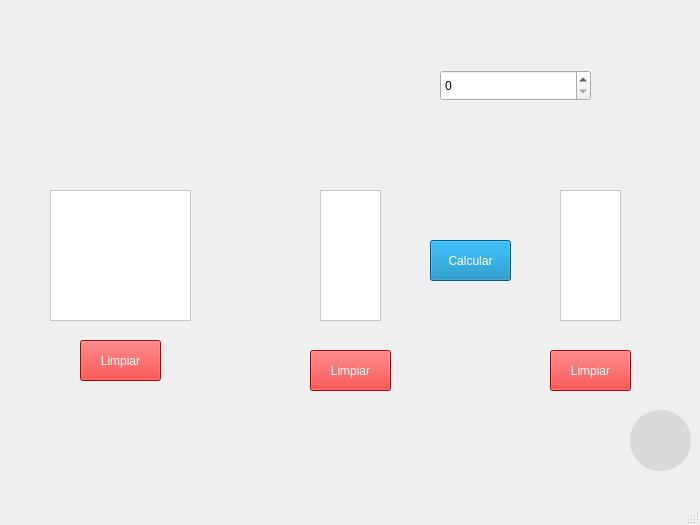
<?xml version="1.0" encoding="UTF-8"?>
<ui version="4.0">
 <class>Markov</class>
 <widget class="QMainWindow" name="Markov">
  <property name="geometry">
   <rect>
    <x>0</x>
    <y>0</y>
    <width>700</width>
    <height>525</height>
   </rect>
  </property>
  <property name="windowTitle">
   <string>Markov</string>
  </property>
  <widget class="QWidget" name="centralwidget">
   <widget class="QLabel" name="label">
    <property name="geometry">
     <rect>
      <x>0</x>
      <y>0</y>
      <width>701</width>
      <height>481</height>
     </rect>
    </property>
    <property name="text">
     <string/>
    </property>
    <property name="pixmap">
     <pixmap>Imagenes/fondo.jpg</pixmap>
    </property>
    <property name="scaledContents">
     <bool>true</bool>
    </property>
   </widget>
   <widget class="QLabel" name="label_14">
    <property name="geometry">
     <rect>
      <x>200</x>
      <y>70</y>
      <width>221</width>
      <height>41</height>
     </rect>
    </property>
    <property name="text">
     <string/>
    </property>
    <property name="pixmap">
     <pixmap>Imagenes/Captura_de_pantalla_2024-05-21_111348-removebg-preview.png</pixmap>
    </property>
    <property name="scaledContents">
     <bool>true</bool>
    </property>
   </widget>
   <widget class="QLabel" name="label_24">
    <property name="geometry">
     <rect>
      <x>-10</x>
      <y>150</y>
      <width>81</width>
      <height>221</height>
     </rect>
    </property>
    <property name="text">
     <string/>
    </property>
    <property name="pixmap">
     <pixmap>Imagenes/open-bracket.png</pixmap>
    </property>
    <property name="scaledContents">
     <bool>true</bool>
    </property>
   </widget>
   <widget class="QPushButton" name="pushButton_19">
    <property name="geometry">
     <rect>
      <x>80</x>
      <y>340</y>
      <width>81</width>
      <height>41</height>
     </rect>
    </property>
    <property name="cursor">
     <cursorShape>PointingHandCursor</cursorShape>
    </property>
    <property name="styleSheet">
     <string notr="true">background-color: rgb(0, 129, 185);
background-color: rgb(255, 0, 0);
color: rgb(255, 255, 255);</string>
    </property>
    <property name="text">
     <string>Limpiar</string>
    </property>
   </widget>
   <widget class="QLabel" name="label_11">
    <property name="geometry">
     <rect>
      <x>70</x>
      <y>130</y>
      <width>101</width>
      <height>61</height>
     </rect>
    </property>
    <property name="text">
     <string/>
    </property>
    <property name="pixmap">
     <pixmap>Imagenes/Captura_de_pantalla_2024-05-19_214409-removebg-preview.png</pixmap>
    </property>
    <property name="scaledContents">
     <bool>true</bool>
    </property>
   </widget>
   <widget class="QPushButton" name="pushButton_18">
    <property name="geometry">
     <rect>
      <x>430</x>
      <y>240</y>
      <width>81</width>
      <height>41</height>
     </rect>
    </property>
    <property name="cursor">
     <cursorShape>PointingHandCursor</cursorShape>
    </property>
    <property name="styleSheet">
     <string notr="true">background-color: rgb(0, 129, 185);
color: rgb(255, 255, 255);</string>
    </property>
    <property name="text">
     <string>Calcular</string>
    </property>
   </widget>
   <widget class="QLabel" name="label_13">
    <property name="geometry">
     <rect>
      <x>310</x>
      <y>-10</y>
      <width>181</width>
      <height>81</height>
     </rect>
    </property>
    <property name="text">
     <string/>
    </property>
    <property name="pixmap">
     <pixmap>Imagenes/Captura_de_pantalla_2024-05-21_110935-removebg-preview.png</pixmap>
    </property>
    <property name="scaledContents">
     <bool>true</bool>
    </property>
   </widget>
   <widget class="QSpinBox" name="spinBox_7">
    <property name="geometry">
     <rect>
      <x>440</x>
      <y>70</y>
      <width>151</width>
      <height>31</height>
     </rect>
    </property>
    <property name="cursor">
     <cursorShape>PointingHandCursor</cursorShape>
    </property>
    <property name="styleSheet">
     <string notr="true">font: 12pt &quot;MS Shell Dlg 2&quot;;
</string>
    </property>
   </widget>
   <widget class="QTableWidget" name="tableWidget_6">
    <property name="geometry">
     <rect>
      <x>50</x>
      <y>190</y>
      <width>141</width>
      <height>131</height>
     </rect>
    </property>
    <property name="styleSheet">
     <string notr="true">color: rgb(0, 0, 0);
background-color: rgb(255, 255, 255);</string>
    </property>
   </widget>
   <widget class="QLabel" name="label_25">
    <property name="geometry">
     <rect>
      <x>170</x>
      <y>150</y>
      <width>81</width>
      <height>221</height>
     </rect>
    </property>
    <property name="text">
     <string/>
    </property>
    <property name="pixmap">
     <pixmap>Imagenes/close-bracket.png</pixmap>
    </property>
    <property name="scaledContents">
     <bool>true</bool>
    </property>
   </widget>
   <widget class="QPushButton" name="pushButton_22">
    <property name="geometry">
     <rect>
      <x>630</x>
      <y>410</y>
      <width>61</width>
      <height>61</height>
     </rect>
    </property>
    <property name="cursor">
     <cursorShape>PointingHandCursor</cursorShape>
    </property>
    <property name="styleSheet">
     <string notr="true">color: rgb(255, 255, 255);
background-color: rgb(218, 218, 218);


border-radius: 30px;
</string>
    </property>
    <property name="text">
     <string/>
    </property>
    <property name="icon">
     <iconset>
      <normaloff>Imagenes/files.png</normaloff>Imagenes/files.png</iconset>
    </property>
   </widget>
   <widget class="QTableWidget" name="tableWidget_7">
    <property name="geometry">
     <rect>
      <x>320</x>
      <y>190</y>
      <width>61</width>
      <height>131</height>
     </rect>
    </property>
    <property name="styleSheet">
     <string notr="true">color: rgb(0, 0, 0);
background-color: rgb(255, 255, 255);</string>
    </property>
   </widget>
   <widget class="QLabel" name="label_12">
    <property name="geometry">
     <rect>
      <x>200</x>
      <y>210</y>
      <width>101</width>
      <height>101</height>
     </rect>
    </property>
    <property name="text">
     <string/>
    </property>
    <property name="pixmap">
     <pixmap>Imagenes/multiplication.png</pixmap>
    </property>
    <property name="scaledContents">
     <bool>true</bool>
    </property>
   </widget>
   <widget class="QTableWidget" name="tableWidget_8">
    <property name="geometry">
     <rect>
      <x>560</x>
      <y>190</y>
      <width>61</width>
      <height>131</height>
     </rect>
    </property>
    <property name="styleSheet">
     <string notr="true">color: rgb(0, 0, 0);
background-color: rgb(255, 255, 255);</string>
    </property>
   </widget>
   <widget class="QLabel" name="label_15">
    <property name="geometry">
     <rect>
      <x>300</x>
      <y>130</y>
      <width>101</width>
      <height>61</height>
     </rect>
    </property>
    <property name="text">
     <string/>
    </property>
    <property name="pixmap">
     <pixmap>Imagenes/Captura_de_pantalla_2024-05-21_111532-removebg-preview.png</pixmap>
    </property>
    <property name="scaledContents">
     <bool>true</bool>
    </property>
   </widget>
   <widget class="QLabel" name="label_16">
    <property name="geometry">
     <rect>
      <x>500</x>
      <y>130</y>
      <width>171</width>
      <height>61</height>
     </rect>
    </property>
    <property name="text">
     <string/>
    </property>
    <property name="pixmap">
     <pixmap>Imagenes/Captura_de_pantalla_2024-05-21_111911-removebg-preview.png</pixmap>
    </property>
    <property name="scaledContents">
     <bool>true</bool>
    </property>
   </widget>
   <widget class="QLabel" name="label_26">
    <property name="geometry">
     <rect>
      <x>260</x>
      <y>150</y>
      <width>81</width>
      <height>221</height>
     </rect>
    </property>
    <property name="text">
     <string/>
    </property>
    <property name="pixmap">
     <pixmap>Imagenes/open-bracket.png</pixmap>
    </property>
    <property name="scaledContents">
     <bool>true</bool>
    </property>
   </widget>
   <widget class="QLabel" name="label_27">
    <property name="geometry">
     <rect>
      <x>360</x>
      <y>150</y>
      <width>81</width>
      <height>221</height>
     </rect>
    </property>
    <property name="text">
     <string/>
    </property>
    <property name="pixmap">
     <pixmap>Imagenes/close-bracket.png</pixmap>
    </property>
    <property name="scaledContents">
     <bool>true</bool>
    </property>
   </widget>
   <widget class="QLabel" name="label_28">
    <property name="geometry">
     <rect>
      <x>500</x>
      <y>150</y>
      <width>81</width>
      <height>221</height>
     </rect>
    </property>
    <property name="text">
     <string/>
    </property>
    <property name="pixmap">
     <pixmap>Imagenes/open-bracket.png</pixmap>
    </property>
    <property name="scaledContents">
     <bool>true</bool>
    </property>
   </widget>
   <widget class="QLabel" name="label_29">
    <property name="geometry">
     <rect>
      <x>600</x>
      <y>150</y>
      <width>81</width>
      <height>221</height>
     </rect>
    </property>
    <property name="text">
     <string/>
    </property>
    <property name="pixmap">
     <pixmap>Imagenes/close-bracket.png</pixmap>
    </property>
    <property name="scaledContents">
     <bool>true</bool>
    </property>
   </widget>
   <widget class="QPushButton" name="pushButton_20">
    <property name="geometry">
     <rect>
      <x>310</x>
      <y>350</y>
      <width>81</width>
      <height>41</height>
     </rect>
    </property>
    <property name="cursor">
     <cursorShape>PointingHandCursor</cursorShape>
    </property>
    <property name="styleSheet">
     <string notr="true">background-color: rgb(0, 129, 185);
background-color: rgb(255, 0, 0);
color: rgb(255, 255, 255);</string>
    </property>
    <property name="text">
     <string>Limpiar</string>
    </property>
   </widget>
   <widget class="QPushButton" name="pushButton_21">
    <property name="geometry">
     <rect>
      <x>550</x>
      <y>350</y>
      <width>81</width>
      <height>41</height>
     </rect>
    </property>
    <property name="cursor">
     <cursorShape>PointingHandCursor</cursorShape>
    </property>
    <property name="styleSheet">
     <string notr="true">background-color: rgb(0, 129, 185);
background-color: rgb(255, 0, 0);
color: rgb(255, 255, 255);</string>
    </property>
    <property name="text">
     <string>Limpiar</string>
    </property>
   </widget>
  </widget>
  <widget class="QMenuBar" name="menubar">
   <property name="geometry">
    <rect>
     <x>0</x>
     <y>0</y>
     <width>700</width>
     <height>26</height>
    </rect>
   </property>
  </widget>
  <widget class="QStatusBar" name="statusbar"/>
 </widget>
 <resources/>
 <connections/>
</ui>
